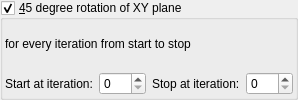
    <widget class="MyGroupBox" name="groupCheck_transf_function_enabledX_false">
     <property name="title">
      <string>&amp;45 degree rotation of XY plane</string>
     </property>
     <property name="checkable">
      <bool>true</bool>
     </property>
     <layout class="QVBoxLayout" name="verticalLayout_3">
      <property name="leftMargin">
       <number>2</number>
      </property>
      <property name="topMargin">
       <number>2</number>
      </property>
      <property name="rightMargin">
       <number>2</number>
      </property>
      <property name="bottomMargin">
       <number>2</number>
      </property>
      <item>
       <widget class="QLabel" name="label_2">
        <property name="text">
         <string>for every iteration from start to stop</string>
        </property>
       </widget>
      </item>
      <item>
       <layout class="QGridLayout" name="gridLayout_3">
        <item row="0" column="2">
         <widget class="QLabel" name="label_49">
          <property name="text">
           <string>Stop at iteration:</string>
          </property>
         </widget>
        </item>
        <item row="0" column="0">
         <widget class="QLabel" name="label_68">
          <property name="text">
           <string>Start at iteration:</string>
          </property>
         </widget>
        </item>
        <item row="0" column="3">
         <widget class="MySpinBox" name="spinboxInt_transf_stop_iterations">
          <property name="sizePolicy">
           <sizepolicy hsizetype="Preferred" vsizetype="Maximum">
            <horstretch>0</horstretch>
            <verstretch>0</verstretch>
           </sizepolicy>
          </property>
          <property name="maximum">
           <number>999</number>
          </property>
         </widget>
        </item>
        <item row="0" column="1">
         <widget class="MySpinBox" name="spinboxInt_transf_start_iterations">
          <property name="sizePolicy">
           <sizepolicy hsizetype="Minimum" vsizetype="Maximum">
            <horstretch>0</horstretch>
            <verstretch>0</verstretch>
           </sizepolicy>
          </property>
          <property name="minimum">
           <number>0</number>
          </property>
          <property name="maximum">
           <number>999</number>
          </property>
          <property name="value">
           <number>0</number>
          </property>
         </widget>
        </item>
       </layout>
      </item>
     </layout>
    </widget>
